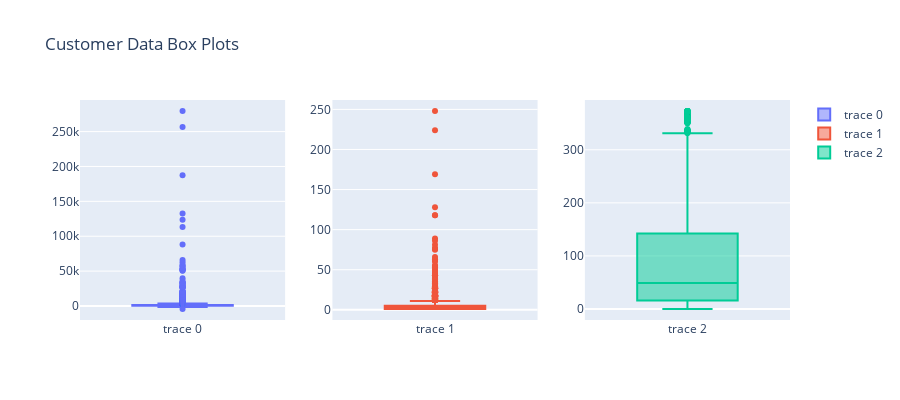

Notebook code cell kept with this figure:
### Markdown cell above
<p> Finding and removing outliers is important as they can skew our data and potentially impact the performance of our models<p>

### Code cell
fig = sp.make_subplots(rows=1, cols=3)

fig.add_trace(go.Box(y=customer_data['revenue']), row=1, col=1)
fig.add_trace(go.Box(y=customer_data['Frequency']), row=1, col=2)
fig.add_trace(go.Box(y=customer_data['Recency']), row=1, col=3)

fig.update_layout(height=400, width=900, title_text="Customer Data Box Plots")
fig.show()

### Figure 1 — Plotly figure (JSON) as saved in the notebook; plotly's stock layout.template omitted (floating-point values rounded to 4 significant figures; data arrays with more than 128 entries replaced by an {"elided": "..."} marker saying what was removed)
{"data": [{"type": "box", "xaxis": "x", "y": {"elided": "4372 float values"}, "yaxis": "y"}, {"type": "box", "xaxis": "x2", "y": {"elided": "4372 int values"}, "yaxis": "y2"}, {"type": "box", "xaxis": "x3", "y": {"elided": "4372 int values"}, "yaxis": "y3"}], "layout": {"height": 400, "title": {"text": "Customer Data Box Plots"}, "width": 900, "xaxis": {"anchor": "y", "domain": [0, 0.2889]}, "xaxis2": {"anchor": "y2", "domain": [0.3556, 0.6444]}, "xaxis3": {"anchor": "y3", "domain": [0.7111, 1]}, "yaxis": {"anchor": "x", "domain": [0, 1]}, "yaxis2": {"anchor": "x2", "domain": [0, 1]}, "yaxis3": {"anchor": "x3", "domain": [0, 1]}}}
